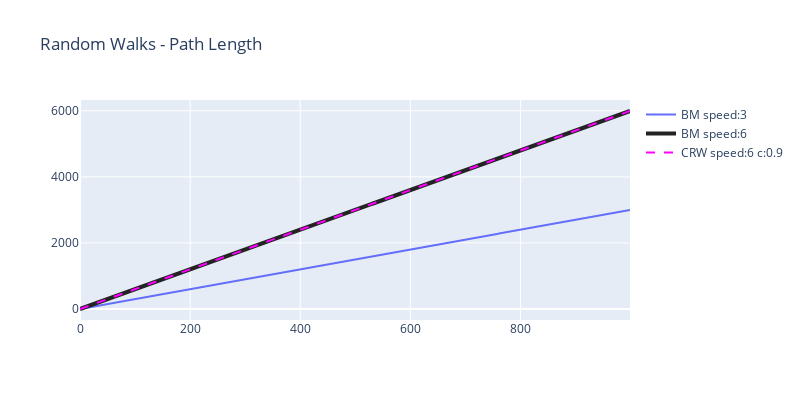

Notebook cell for this chart:
### Code cell
# Plotting
# Init figure
fig_path_length = go.Figure()

# First trace BM1
## start - Add your code here
fig_path_length.add_trace(
        go.Scatter(
            x = np.arange(len(dis_bm2_s3)),
            y = dis_bm2_s3.dis,
            line = dict(width=2),
            mode = 'lines',
            name = 'BM speed:3',
            showlegend = True
        )
    )
## end - Add your code here


# Second trace BM2
## start - Add e your code here
fig_path_length.add_trace(
        go.Scatter(
            x = np.arange(len(dis_bm2_s3)),
            y = dis_bm2_s6.dis,
            line = dict(width=4, color='rgb(35,35,35)'),
            mode = 'lines',
            name = 'BM speed:6',
            showlegend = True
        )
    )
## end - Add your code here


# Third trace CRW
fig_path_length.add_trace(
        go.Scatter(
            x = np.arange(len(dis_bm2_s3)),
            y = dis_crw9_s6.dis,
            line = dict(width=2, dash='dash', color='magenta'),
            mode = 'lines',
            name = 'CRW speed:6 c:0.9',
            showlegend = True
        )
    )
## start - Add your code here
    
## end - Add your code here

fig_path_length.update_layout(title_text='Random Walks - Path Length',
                          autosize=False,
                          width=800,
                          height=400
                          )
fig_path_length.show()

### Figure 1 — Plotly figure (JSON) as saved in the notebook; plotly's stock layout.template omitted (floating-point values rounded to 4 significant figures; data arrays with more than 128 entries replaced by an {"elided": "..."} marker saying what was removed)
{"data": [{"line": {"width": 2}, "mode": "lines", "name": "BM speed:3", "showlegend": true, "type": "scatter", "x": {"elided": "1000 int values"}, "y": {"elided": "1000 int values"}}, {"line": {"color": "rgb(35,35,35)", "width": 4}, "mode": "lines", "name": "BM speed:6", "showlegend": true, "type": "scatter", "x": {"elided": "1000 int values"}, "y": {"elided": "1000 int values"}}, {"line": {"color": "magenta", "dash": "dash", "width": 2}, "mode": "lines", "name": "CRW speed:6 c:0.9", "showlegend": true, "type": "scatter", "x": {"elided": "1000 int values"}, "y": {"elided": "1000 int values"}}], "layout": {"autosize": false, "height": 400, "title": {"text": "Random Walks - Path Length"}, "width": 800}}
